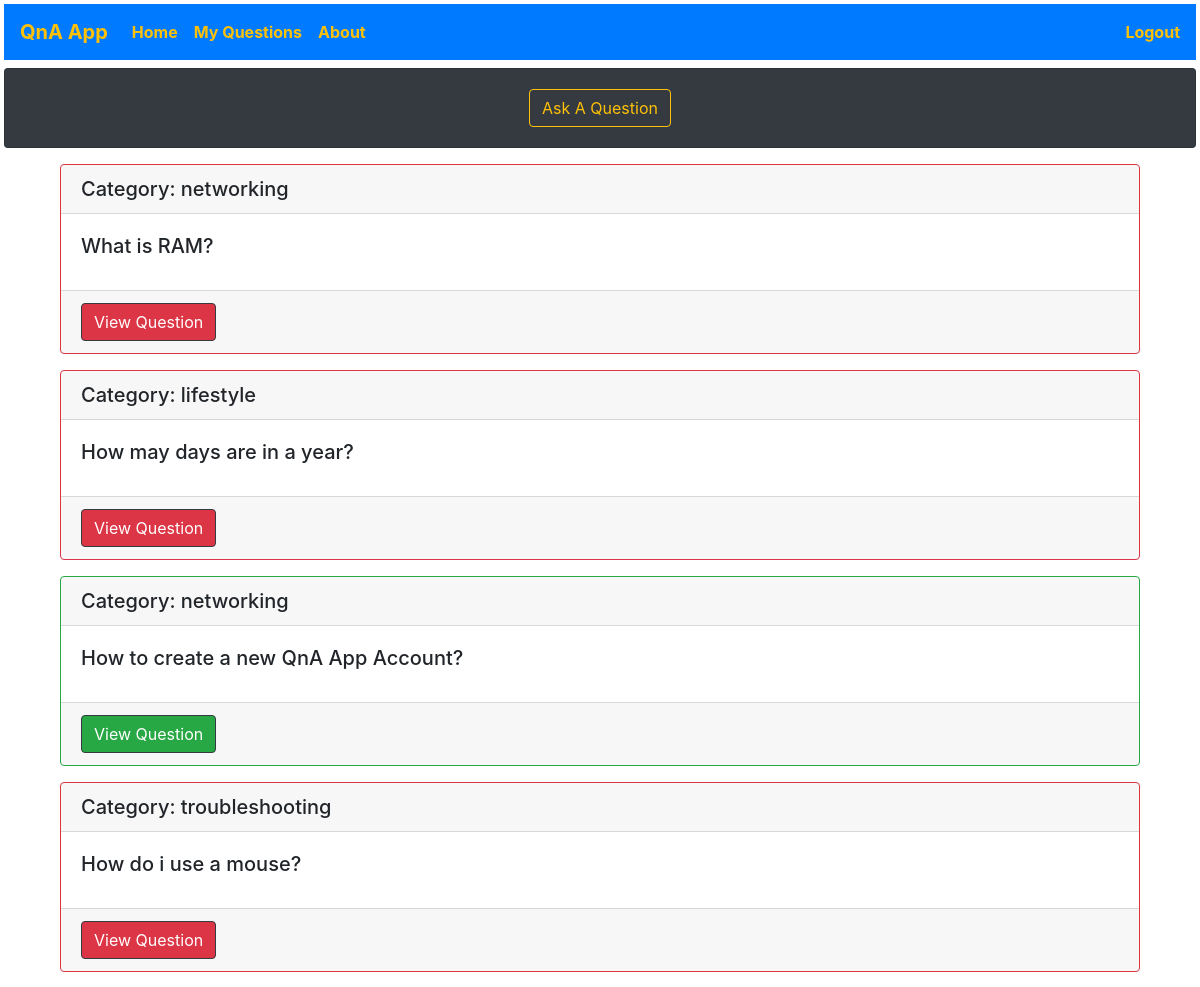
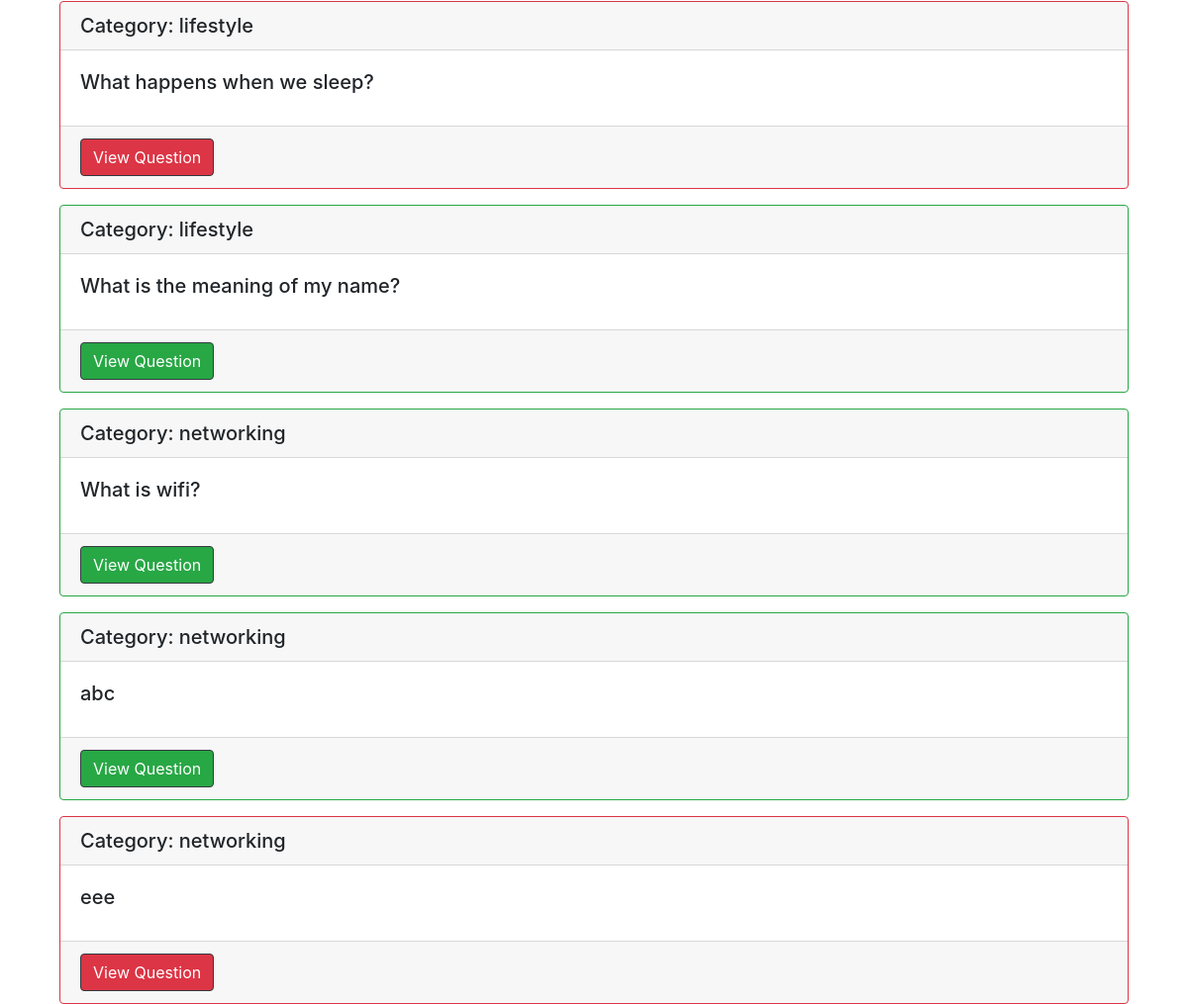
The app's page /myquestions (signed in) with its own data (2 pictures, top to bottom).
### models.py (models this page shows)
class Question(db.Model):
    id = db.Column(db.Integer, primary_key = True)
    question_text = db.Column(db.Text, nullable = False)
    category = db.Column(db.String(20), nullable = False)
    asked_by_id = db.Column(db.Integer, db.ForeignKey('user.id'))
    answers_to_question = db.relationship(
        'Answer',
        foreign_keys = 'Answer.for_question_id',
        backref='the_question',
        lazy=True
    )

### app.py (the view)
@app.route('/myquestions')
@login_required
def myquestions():
    question = Question.query.filter_by(asked_by_id=current_user.get_id()).all()
    return render_template('myquestions.html',question=question)

### app.py (called while the page is built)
@login_manager.user_loader
def load_user(user_id):
    return User.query.get(user_id)

### templates/myquestions.html
{% extends "base.html" %}
{% block content %}
<div class="container">
    {% for q in question %}
    {% if q.answers_to_question %}
    <div class="col mt-3">
      <div class="card h-100 border-success">
        <h5 class="card-header">Category: {{ q.category }}</h5>
        <div class="card-body">
          <h5 class="card-title">{{ q.question_text }}</h5>
        </div>
        <div class="card-footer">
          <a href="{{url_for('view',question_id = q.id)}}" class="btn btn-success border-dark text-white">View Question</a>
        </div>
      </div>
    </div>
    {% else %}
    <div class="col mt-3">
      <div class="card h-100 border-danger">
        <h5 class="card-header">Category: {{ q.category }}</h5>
        <div class="card-body">
          <h5 class="card-title">{{ q.question_text }}</h5>
        </div>
        <div class="card-footer">
          <a href="{{url_for('view',question_id = q.id)}}" class="btn btn-danger border-dark text-white">View Question</a>
        </div>
      </div>
    </div>
    {% endif %} {% endfor %}
  </div>
{% endblock %}

### records on screen
Question: category "networking", question_text "What is RAM?"
Question: category "lifestyle", question_text "How may days are in a year?"
Question: category "networking", question_text "How to create a new QnA App Account?"
Question: category "troubleshooting", question_text "How do i use a mouse?"
Question: category "lifestyle", question_text "What happens when we sleep?"
Question: category "lifestyle", question_text "What is the meaning of my name?"
Question: category "networking", question_text "What is wifi?"
Question: category "networking", question_text "abc"
Question: category "networking", question_text "eee"
